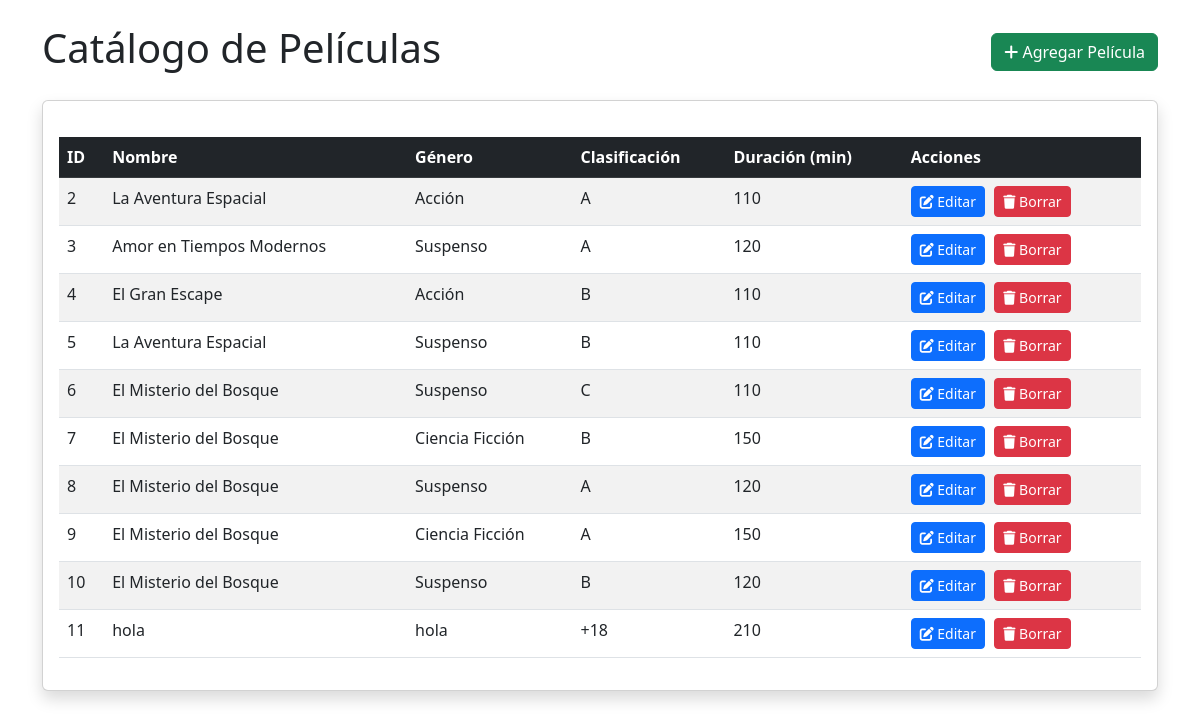
/cine/peliculas/, run on the app's committed database.
### cine/models.py (models this page shows)
class Peliculas(models.Model):
    id = models.AutoField(primary_key=True)
    nombre = models.CharField(max_length=100)
    genero = models.CharField(max_length=50)
    clasificacion = models.CharField(max_length=10)
    duracion = models.IntegerField(max_length=3)

### cine/views.py (the view)
# urls.py: path('peliculas/', peliculas_list, name='peliculas_list'),
def peliculas_list(request):
    peliculas = Peliculas.objects.all()
    return render(request, 'peliculas_list.html', {'peliculas': peliculas})

### cine/templates/peliculas_list.html (shortened to what this page needs)
<!DOCTYPE html>
<html lang="es">
<head>
    <link href="https://cdn.jsdelivr.net/npm/bootstrap@5.3.0/dist/css/bootstrap.min.css" rel="stylesheet">
    <link rel="stylesheet" href="https://cdnjs.cloudflare.com/ajax/libs/font-awesome/6.4.0/css/all.min.css">
</head>
<body>
    <div class="container mt-4">
        <div class="header-container">
            <h1>Catálogo de Películas</h1>
            <a href="" class="btn btn-success">
                <i class="fas fa-plus"></i> Agregar Película
            </a>
        </div>
        <div class="card shadow">
            <div class="card-body">
                {% if peliculas %}
                    <div class="table-responsive">
                        <table class="table table-striped table-hover">
                            <thead class="table-dark">
                                <tr>
                                    <th>ID</th>
                                    <th>Nombre</th>
                                    <th>Género</th>
                                    <th>Clasificación</th>
                                    <th>Duración (min)</th>
                                    <th>Acciones</th>
                                </tr>
                            </thead>
                            <tbody>
                                {% for pelicula in peliculas %}
                                <tr>
                                    <td>{{ pelicula.id }}</td>
                                    <td>{{ pelicula.nombre }}</td>
                                    <td>{{ pelicula.genero }}</td>
                                    <td>{{ pelicula.clasificacion }}</td>
                                    <td>{{ pelicula.duracion }}</td>
                                    <td>
                                        <a href="" class="btn btn-primary btn-sm btn-action">
                                            <i class="fas fa-edit"></i> Editar
                                        </a>
                                        <button type="button" class="btn btn-danger btn-sm btn-action" data-bs-toggle="modal" data-bs-target="#deleteModal{{ pelicula.id }}">
                                            <i class="fas fa-trash"></i> Borrar
                                        </button>
                                    </td>
                                </tr>
                                {% endfor %}
                            </tbody>
                        </table>
                    </div>
                {% else %}
                    <div class="alert alert-info">
                        No hay películas registradas. ¡Agrega una nueva película!
                    </div>
                {% endif %}
            </div>
        </div>
    </div>
</body>
</html>

### cine/templates/peliculas_list.html (style rules this page uses)
.table-responsive { margin-top: 20px; }
.btn-action { margin-right: 5px; }
.header-container { display: flex; justify-content: space-between; align-items: center; margin-bottom: 20px; }

### data on the page
Peliculas: id "2", nombre "La Aventura Espacial", genero "Acción", clasificacion "A", duracion "110"
Peliculas: id "3", nombre "Amor en Tiempos Modernos", genero "Suspenso", clasificacion "A", duracion "120"
Peliculas: id "4", nombre "El Gran Escape", genero "Acción", clasificacion "B", duracion "110"
Peliculas: id "5", nombre "La Aventura Espacial", genero "Suspenso", clasificacion "B", duracion "110"
Peliculas: id "6", nombre "El Misterio del Bosque", genero "Suspenso", clasificacion "C", duracion "110"
Peliculas: id "7", nombre "El Misterio del Bosque", genero "Ciencia Ficción", clasificacion "B", duracion "150"
Peliculas: id "8", nombre "El Misterio del Bosque", genero "Suspenso", clasificacion "A", duracion "120"
Peliculas: id "9", nombre "El Misterio del Bosque", genero "Ciencia Ficción", clasificacion "A", duracion "150"
Peliculas: id "10", nombre "El Misterio del Bosque", genero "Suspenso", clasificacion "B", duracion "120"
Peliculas: id "11", nombre "hola", genero "hola", clasificacion "+18", duracion "210"
